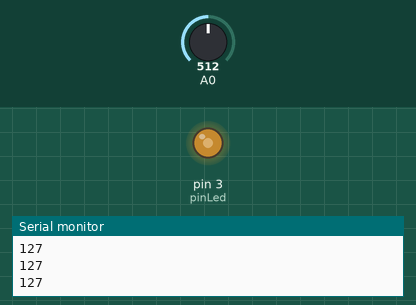
Recording of a program running on a simulated Arduino Uno, built with avr-gcc and run on an emulated ATmega328P. Shown: output pins drawn as LEDs (lit = HIGH), the last lines printed to the serial monitor. The test bench sets the inputs (shaded band); at power-on: A0 = 512.

Above: at 1.2 s.
1.3 s: A0 set to 716
At 2.5 s:
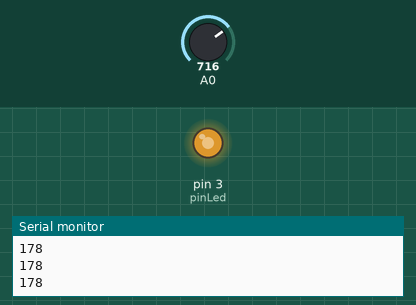
2.8 s: A0 set to 900
At 3.8 s:
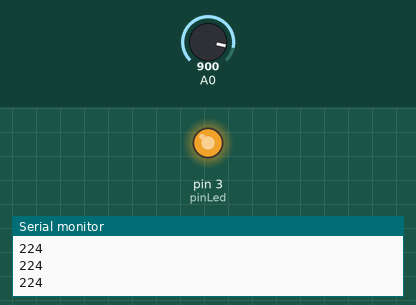
4.3 s: A0 set to 122
At 4.9 s:
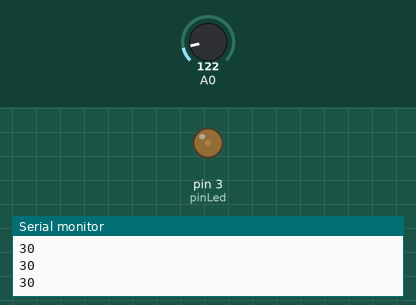
5.8 s: A0 set to 0
At 6.2 s:
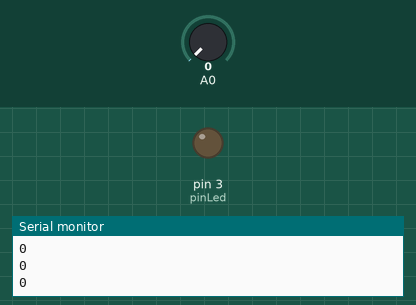
7.3 s: A0 set to 511
At 8.5 s:
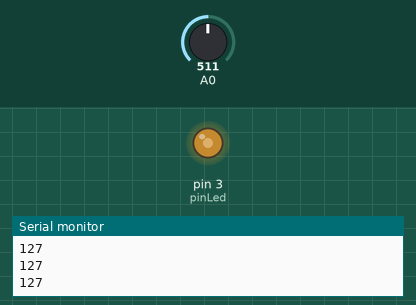
Timing chart, 0 to 9.8 s (numbered marks = the images above; inputs shaded):
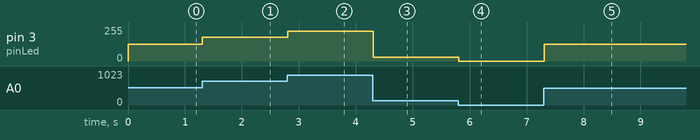

The program:

main.cpp
```cpp
#include <Arduino.h>

//Lectura básica del valor del potenciómetro
/*-------------------------------------------------------------------------------
    //Creamos una variable de tipo entero
    int lectura = 0;

    void setup() {
      //Iniciamos la comunicación serial
      Serial.begin(9600);
    }

    void loop() {
      //Tomamos la lectura analógica del pin al cual conectamos
      //la señal de nuestro pot y la guadamos en una variable
      lectura = analogRead(0);

      //Imprimimos por monitor serie el valor
      Serial.println(lectura);

      delay(100);
    }
-------------------------------------------------------------------------------*/

//Cambiamos la intensidad de un led con el potenciometro
//Creamos una variable de tipo entero
int lectura = 0;
//the pins that can be used for PWM are fixed in Arduino.
//PWM output is only available with pins that have a “~” mark next to the number (that is, 3, 5, 6, 9, 10, and 11). Note that the other pins do not support PWM output.
int pinLed = 3; //tego que conectar el led a un pin PWM que permite analogWrite
int brilloMap = 0;

void setup()
{
  //Iniciamos la comunicación serial
  Serial.begin(9600);
  pinMode(pinLed, OUTPUT);
}

void loop()
{
  //Tomamos la lectura analógica del pin al cual conectamos
  //la señal de nuestro pot y la guadamos en una variable
  lectura = analogRead(0);
  //Serial.println(lectura);

  //como el valor leido del potenciometro esta entre 0 y 1024 y analogWrite acepta entre 0 y 255
  brilloMap = map(lectura, 0, 1023, 0, 255);
  Serial.println(brilloMap);
  analogWrite(pinLed, brilloMap);

  delay(10);
}

//analogWrite(pin, value)
//  pin: the Arduino pin to write to. Allowed data types: int.
//  value: the duty cycle: between 0 (always off) and 255 (always on). Allowed data types: int.
```

Measured:
- after the input at 1.3 s, pin 3 (pinLed): 127/255 → 178/255 at once
- after the input at 2.8 s, pin 3 (pinLed): 178/255 → 224/255 at once
- after the input at 4.3 s, pin 3 (pinLed): 224/255 → 30/255 at once
- after the input at 5.8 s, pin 3 (pinLed): 30/255 → 0/255 at once
- after the input at 7.3 s, pin 3 (pinLed): 0/255 → 127/255 at once
